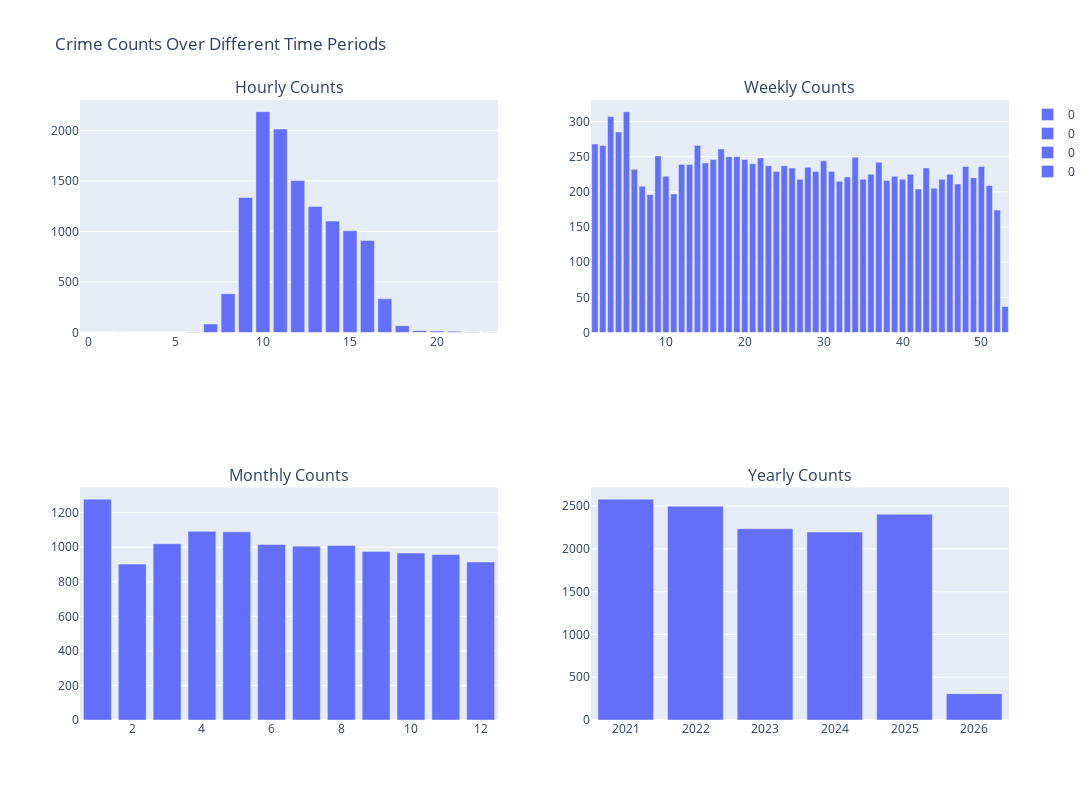

This figure's notebook cell:
### Markdown cell above
## Wann finden die Verbrechen statt?

### Code cell
import plotly.express as px
from plotly.subplots import make_subplots

# Aggregated data
hourly_counts = df.groupby(df.index.hour).size()
weekly_counts = df.groupby(df.index.isocalendar().week).size()
monthly_counts = df.groupby(df.index.month).size()
yearly_counts = df.resample('Y').size()

# Create subplots
fig = make_subplots(rows=2, cols=2, subplot_titles=('Hourly Counts', 'Weekly Counts', 'Monthly Counts', 'Yearly Counts'))

# Hourly histogram
fig.add_trace(px.bar(hourly_counts, title='Hourly Counts').data[0], row=1, col=1)

# Weekly histogram
fig.add_trace(px.bar(weekly_counts, title='Weekly Counts').data[0], row=1, col=2)

# Monthly histogram
fig.add_trace(px.bar(monthly_counts, title='Monthly Counts').data[0], row=2, col=1)

# Yearly histogram
fig.add_trace(px.bar(yearly_counts, title='Yearly Counts').data[0], row=2, col=2)

fig.update_layout(height=800, width=1200, title_text='Crime Counts Over Different Time Periods')
fig.show()

### Figure 1 — Plotly figure (JSON) as saved in the notebook; plotly's stock layout.template omitted (floating-point values rounded to 4 significant figures)
{"data": [{"alignmentgroup": "True", "hovertemplate": "variable=0<br>date=%{x}<br>value=%{y}<extra></extra>", "legendgroup": "0", "marker": {"color": "#636efa", "pattern": {"shape": ""}}, "name": "0", "offsetgroup": "0", "orientation": "v", "showlegend": true, "textposition": "auto", "type": "bar", "x": [0, 2, 6, 7, 8, 9, 10, 11, 12, 13, 14, 15, 16, 17, 18, 19, 20, 21, 22, 23], "xaxis": "x", "y": [1, 1, 5, 84, 383, 1335, 2185, 2012, 1504, 1246, 1102, 1006, 910, 333, 67, 18, 14, 12, 4, 2], "yaxis": "y"}, {"alignmentgroup": "True", "hovertemplate": "variable=0<br>week=%{x}<br>value=%{y}<extra></extra>", "legendgroup": "0", "marker": {"color": "#636efa", "pattern": {"shape": ""}}, "name": "0", "offsetgroup": "0", "orientation": "v", "showlegend": true, "textposition": "auto", "type": "bar", "x": [1, 2, 3, 4, 5, 6, 7, 8, 9, 10, 11, 12, 13, 14, 15, 16, 17, 18, 19, 20, 21, 22, 23, 24, 25, 26, 27, 28, 29, 30, 31, 32, 33, 34, 35, 36, 37, 38, 39, 40, 41, 42, 43, 44, 45, 46, 47, 48, 49, 50, 51, 52, 53], "xaxis": "x2", "y": [268, 266, 307, 285, 314, 232, 208, 196, 251, 222, 197, 239, 239, 266, 241, 246, 261, 250, 250, 246, 240, 248, 237, 229, 237, 234, 218, 235, 229, 244, 229, 215, 221, 249, 218, 225, 242, 216, 222, 218, 225, 204, 234, 205, 218, 225, 211, 236, 220, 236, 209, 174, 37], "yaxis": "y2"}, {"alignmentgroup": "True", "hovertemplate": "variable=0<br>date=%{x}<br>value=%{y}<extra></extra>", "legendgroup": "0", "marker": {"color": "#636efa", "pattern": {"shape": ""}}, "name": "0", "offsetgroup": "0", "orientation": "v", "showlegend": true, "textposition": "auto", "type": "bar", "x": [1, 2, 3, 4, 5, 6, 7, 8, 9, 10, 11, 12], "xaxis": "x3", "y": [1278, 902, 1020, 1092, 1089, 1015, 1006, 1009, 975, 966, 958, 914], "yaxis": "y3"}, {"alignmentgroup": "True", "hovertemplate": "variable=0<br>date=%{x}<br>value=%{y}<extra></extra>", "legendgroup": "0", "marker": {"color": "#636efa", "pattern": {"shape": ""}}, "name": "0", "offsetgroup": "0", "orientation": "v", "showlegend": true, "textposition": "auto", "type": "bar", "x": ["2020-12-31T00:00:00", "2021-12-31T00:00:00", "2022-12-31T00:00:00", "2023-12-31T00:00:00", "2024-12-31T00:00:00", "2025-12-31T00:00:00"], "xaxis": "x4", "y": [2581, 2499, 2235, 2196, 2405, 308], "yaxis": "y4"}], "layout": {"annotations": [{"font": {"size": 16}, "showarrow": false, "text": "Hourly Counts", "x": 0.225, "xanchor": "center", "xref": "paper", "y": 1, "yanchor": "bottom", "yref": "paper"}, {"font": {"size": 16}, "showarrow": false, "text": "Weekly Counts", "x": 0.775, "xanchor": "center", "xref": "paper", "y": 1, "yanchor": "bottom", "yref": "paper"}, {"font": {"size": 16}, "showarrow": false, "text": "Monthly Counts", "x": 0.225, "xanchor": "center", "xref": "paper", "y": 0.375, "yanchor": "bottom", "yref": "paper"}, {"font": {"size": 16}, "showarrow": false, "text": "Yearly Counts", "x": 0.775, "xanchor": "center", "xref": "paper", "y": 0.375, "yanchor": "bottom", "yref": "paper"}], "height": 800, "title": {"text": "Crime Counts Over Different Time Periods"}, "width": 1200, "xaxis": {"anchor": "y", "domain": [0, 0.45]}, "xaxis2": {"anchor": "y2", "domain": [0.55, 1]}, "xaxis3": {"anchor": "y3", "domain": [0, 0.45]}, "xaxis4": {"anchor": "y4", "domain": [0.55, 1]}, "yaxis": {"anchor": "x", "domain": [0.625, 1]}, "yaxis2": {"anchor": "x2", "domain": [0.625, 1]}, "yaxis3": {"anchor": "x3", "domain": [0, 0.375]}, "yaxis4": {"anchor": "x4", "domain": [0, 0.375]}}}
